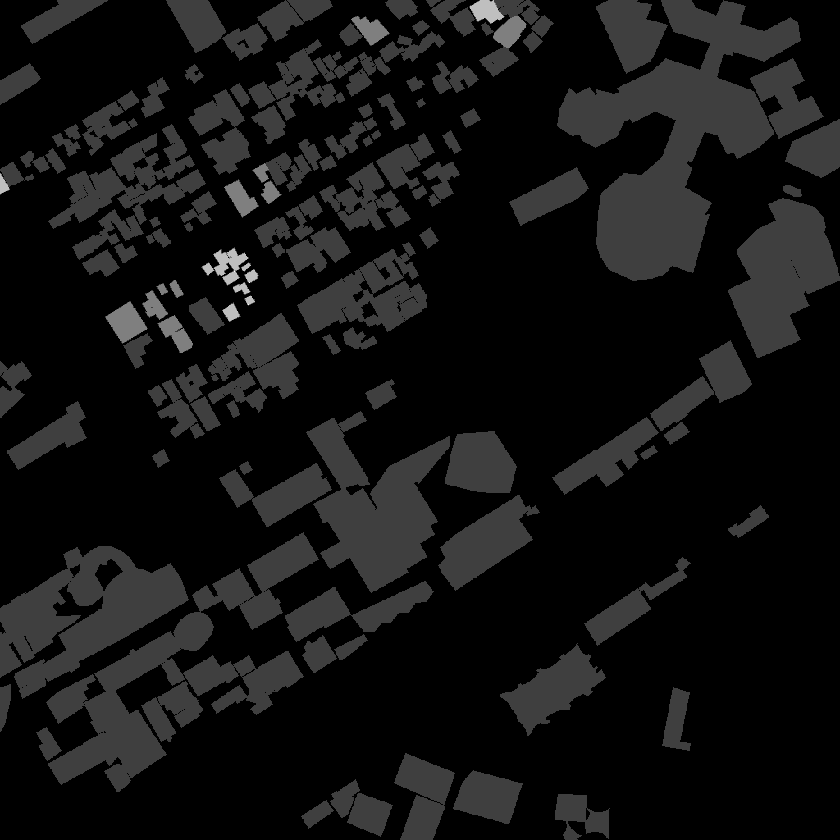
#> input picture test_images/test_mask.png, 840 x 840 px, shrunk from 1024 x 1024 before the run, found by its file name
$ python extract_patches.py
#> lines starting #> are read from the running program, lines starting #| are printed output that depends on the picture; after the words box and inside, x2 and y2 are one past the last pixel; in counts of white or black regions, pixels touching at a corner belong together
from PIL import Image
import os
import numpy as np

IMAGE_PATH = os.path.join("extraction_test", "test_image.png")
MASK_PATH = os.path.join("extraction_test", "test_mask.png")


PATCH_SIZE = 32
# The "center" of 32x32 is 15 (0 indexing)
HALF = PATCH_SIZE // 2

def calc_patch(pixel_coords):
    x, y = tuple(pixel_coords)
    return (x - HALF + 1, y - HALF + 1, x + HALF + 1, y + HALF +1)

# open images
mask_image = Image.open(MASK_PATH)
#> mask_image is the input picture: PIL image 840x840 L; min 0, max 4, mean 0.3
rgb_image = Image.open(IMAGE_PATH)
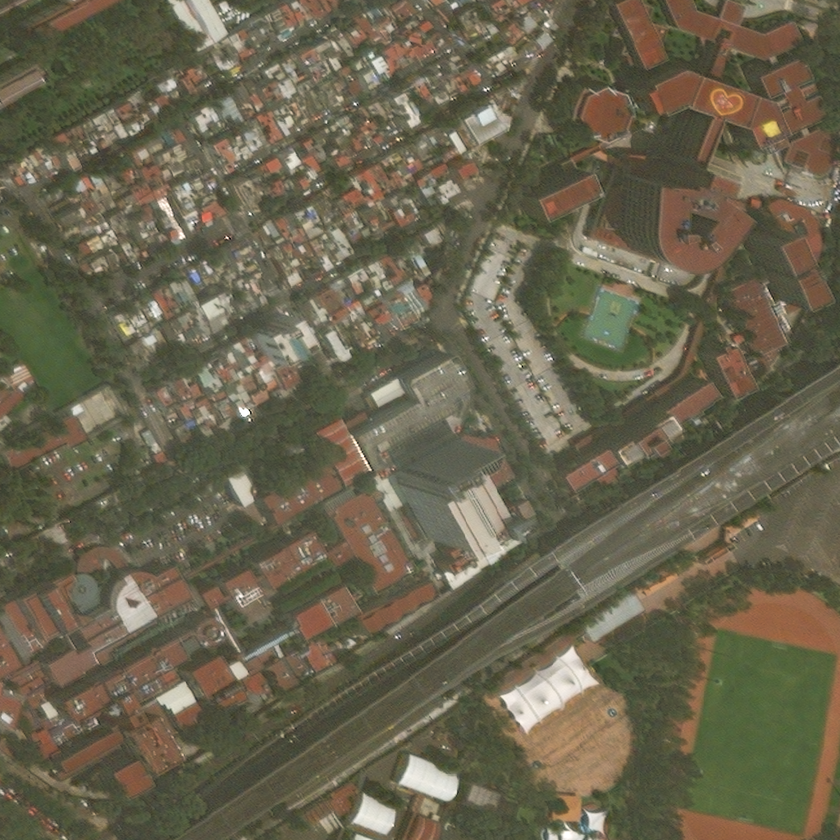
#> input picture test_images/test_image.png, 840 x 840 px, shrunk from 1024 x 1024 before the run, found by its file name
#> rgb_image is the input picture: PIL image 840x840 RGB; mean R, G, B 105.2, 99.7, 79

#get coordinates
mask_array = np.asarray(mask_image)
damaged_pixels = np.argwhere(mask_array > 2)
#> damaged_pixels = 1683 pairs, first value 0 to 320, second value 0 to 503

# [15 lines of commented-out code are left out]


for coords in damaged_pixels:
    patch_box = calc_patch(coords)
    a, b, c, d = patch_box

    #mask
    mask_patch = mask_image.crop(patch_box)
    filename = f"{a}_{b}_{c}_{d}_mask.png"
    mask_patch.save(os.path.join("extraction_test", "patches", filename))

    #rgb
    rgb_patch = rgb_image.crop(patch_box)
    filename = f"{a}_{b}_{c}_{d}_rgb.png"
    mask_patch.save(os.path.join("extraction_test", "patches", filename))
#> this loop made 1683 passes
#> (x in calc_patch, y in calc_patch, a, b, c, d) on passes 1 to 3: (0, 480, -15, 465, 17, 497), (0, 481, -15, 466, 17, 498), (0, 482, -15, 467, 17, 499)
#> pass 1, `mask_patch = mask_image.crop(patch_box)`:
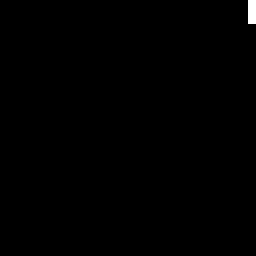
#> mask_patch: PIL image 32x32 L (shown 8 times larger); values 0 (black) and 1 (white), 0.29% white in thin lines or dots, all inside (x1, y1, x2, y2) = (31, 0, 32, 3)
#> pass 1, `rgb_patch = rgb_image.crop(patch_box)`:
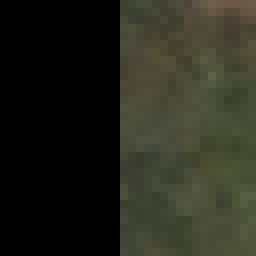
#> rgb_patch: PIL image 32x32 RGB (shown 8 times larger); mean R, G, B 38.6, 39.6, 29.1
#> after the loop:
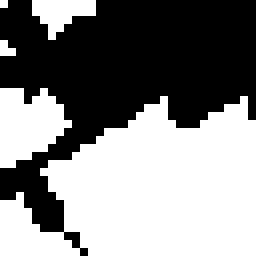
#> mask_patch: PIL image 32x32 L (shown 8 times larger); values 0 (black) and 1 (white), 52.5% white; 1 black region, box (x1, y1, x2, y2) and area: (0, 0, 32, 32) 486
